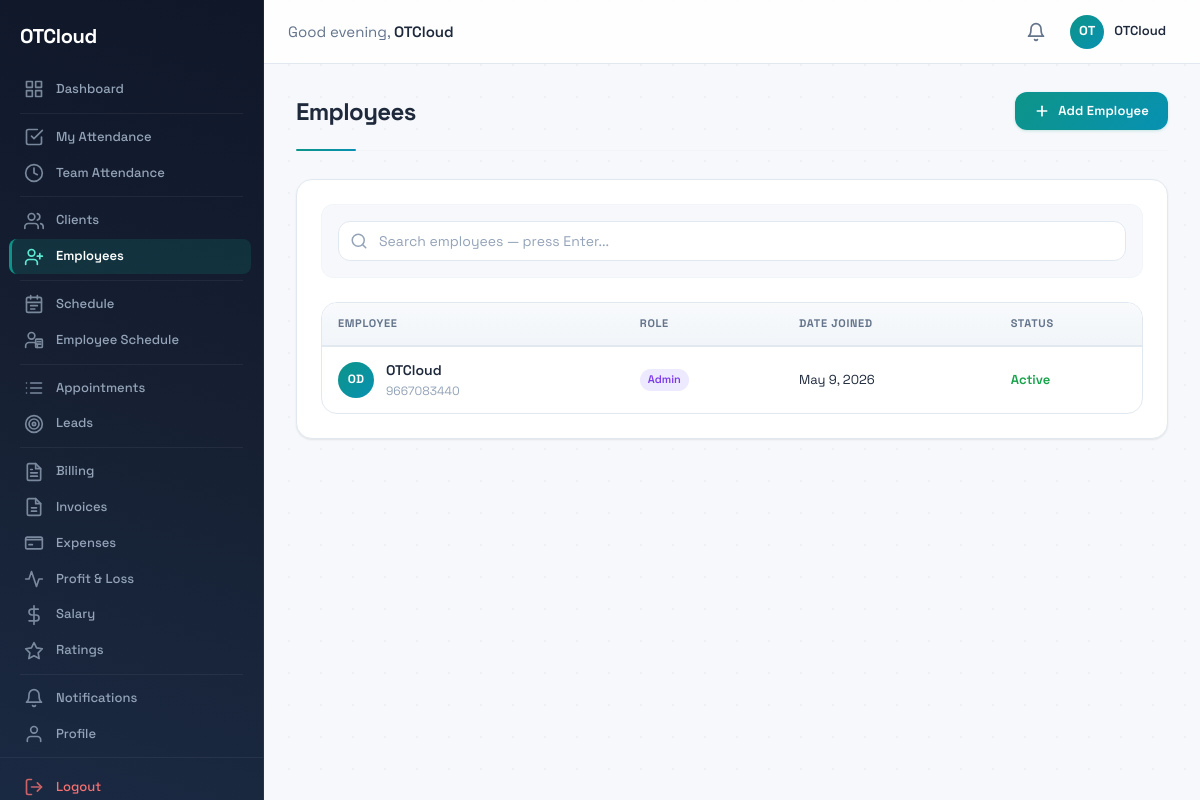
/accounts/employees/ (signed in), run on the app's committed database.
### accounts/models.py (models this page shows, shortened)
class User(AbstractBaseUser, PermissionsMixin):
    class Role(models.TextChoices):
        ADMIN = 'admin', 'Admin'
        STAFF = 'staff', 'Staff'
        CLIENT = 'client', 'Client'
    mobile_number = models.CharField(max_length=15, unique=True)
    first_name = models.CharField(max_length=50, blank=True)
    last_name = models.CharField(max_length=50, blank=True)
    email = models.EmailField(blank=True)
    role = models.CharField(max_length=10, choices=Role.choices, default=Role.STAFF)
    is_verified = models.BooleanField(default=False)
    is_active = models.BooleanField(default=True)
    is_staff = models.BooleanField(default=False)
    date_joined = models.DateTimeField(auto_now_add=True)
    profile_image = models.ImageField(upload_to='profiles/', blank=True, null=True)
    objects = UserManager()
    USERNAME_FIELD = 'mobile_number'
    REQUIRED_FIELDS = []
    class Meta:
        ordering = ['-date_joined']
    def get_full_name(self):
        return f"{self.first_name} {self.last_name}".strip()

### accounts/views.py (the view)
# urls.py: path('employees/', views.employee_list_view, name='employee_list'),
@login_required
@staff_required
def employee_list_view(request):
    queryset = User.objects.filter(role__in=[User.Role.STAFF, User.Role.ADMIN])
    search = request.GET.get('q', '').strip()
    if search:
        queryset = queryset.filter(
            Q(first_name__icontains=search)
            | Q(last_name__icontains=search)
            | Q(mobile_number__icontains=search)
        )
    return render(request, 'accounts/employee_list.html', {
        'employees': queryset,
        'search': search,
    })

### core/models.py (called while the page is built)
    def get_queryset(self):
        return super().get_queryset().filter(is_deleted=False)

### notifications/context_processors.py (called while the page is built)
def unread_notifications_count(request):
    if request.user.is_authenticated:
        return {
            'unread_notifications_count': NotificationService.get_unread_count(request.user),
        }
    return {'unread_notifications_count': 0}

### notifications/services.py (called while the page is built)
    @staticmethod
    def get_unread_count(user):
        return (
            Notification.active_objects
            .filter(user=user, is_read=False)
            .count()
        )

### accounts/templates/accounts/employee_list.html (shortened to what this page needs)
{% extends "base.html" %}
{% block content %}
<div class="page-header">
  <div class="page-header-left">
    <h1 class="page-title">Employees</h1>
  </div>
  <a href="{% url 'accounts:employee_create' %}" class="btn btn-primary">
    <svg width="16" height="16" viewBox="0 0 24 24" fill="none" stroke="currentColor" stroke-width="2.5" stroke-linecap="round" stroke-linejoin="round"><line x1="12" y1="5" x2="12" y2="19"/><line x1="5" y1="12" x2="19" y2="12"/></svg>
    Add Employee
  </a>
</div>
<div class="card">
  <div class="card-body">
    <form method="get" action="" class="list-toolbar">
      <div class="search-box">
        <input type="text" name="q" value="{{ search }}" placeholder="Search employees — press Enter..." class="form-input search-input">
      </div>
    </form>
    {% if employees %}
    <div class="table-responsive desktop-table">
      <table>
        <thead>
          <tr>
            <th>Employee</th>
            <th>Role</th>
            <th>Date Joined</th>
            <th>Status</th>
          </tr>
        </thead>
        <tbody>
          {% for emp in employees %}
          <tr>
            <td>
              <div class="emp-name-cell">
                <div class="emp-avatar">
                  {% with name=emp.get_full_name %}
                    {% if name %}{{ name|make_list|first|upper }}{{ name|make_list|last|upper }}{% else %}OT{% endif %}
                  {% endwith %}
                </div>
                <div class="emp-info">
                  <a href="{% url 'accounts:employee_detail' pk=emp.pk %}" class="emp-info-name link-primary">
                    {{ emp.get_full_name|default:"Unnamed" }}
                  </a>
                  <span class="emp-info-mobile">{{ emp.mobile_number }}</span>
                </div>
              </div>
            </td>
            <td><span class="badge-role badge-{{ emp.role }}">{{ emp.get_role_display }}</span></td>
            <td>{{ emp.date_joined|date:"M j, Y" }}</td>
            <td>
              {% if emp.is_active %}
                <span class="badge-active">Active</span>
              {% else %}
                <span class="badge-inactive">Inactive</span>
              {% endif %}
            </td>
          </tr>
          {% endfor %}
        </tbody>
      </table>
    </div>
    {% endif %}
  </div>
</div>
{% endblock %}

### templates/base.html (shortened to what this page needs)
{% load static %}
<!DOCTYPE html>
<html lang="en">
<head>
  <link rel="stylesheet" href="{% static 'css/style.css' %}">
</head>
<body>
{% if user.is_authenticated %}
  <nav class="sidebar" id="sidebar">
    <div class="sidebar-header">
      <a href="/" class="sidebar-brand">
        <span class="sidebar-logo-text">OTCloud</span>
      </a>
    </div>
    <ul class="sidebar-nav">
      <li class="sidebar-item">
        <a href="/" class="sidebar-link {% if request.path == '/' %}active{% endif %}">
          Dashboard
        </a>
      </li>
      {% if request.user.role == 'admin' or request.user.role == 'staff' %}
      <li class="sidebar-divider"></li>
      <li class="sidebar-item">
        <a href="{% url 'attendance:my_attendance' %}" class="sidebar-link {% if '/attendance/me' in request.path %}active{% endif %}">
          <svg class="sidebar-icon" width="20" height="20" viewBox="0 0 24 24" fill="none" stroke="currentColor" stroke-width="2" stroke-linecap="round" stroke-linejoin="round">
            <polyline points="9 11 12 14 22 4"/>
            <path d="M21 12v7a2 2 0 0 1-2 2H5a2 2 0 0 1-2-2V5a2 2 0 0 1 2-2h11"/>
          </svg>
          My Attendance
        </a>
      </li>
      <li class="sidebar-item">
        <a href="{% url 'attendance:dashboard' %}" class="sidebar-link {% if '/attendance/' in request.path and '/attendance/me' not in request.path %}active{% endif %}">
          <svg class="sidebar-icon" width="20" height="20" viewBox="0 0 24 24" fill="none" stroke="currentColor" stroke-width="2" stroke-linecap="round" stroke-linejoin="round">
            <circle cx="12" cy="12" r="10"/><polyline points="12 6 12 12 16 14"/>
          </svg>
          Team Attendance
        </a>
      </li>
      <li class="sidebar-divider"></li>
      <li class="sidebar-item">
        <a href="{% url 'clients:client_list' %}" class="sidebar-link {% if '/clients/' in request.path %}active{% endif %}">
          Clients
        </a>
      </li>
      <li class="sidebar-item">
        <a href="{% url 'accounts:employee_list' %}" class="sidebar-link {% if '/employees/' in request.path %}active{% endif %}">
          Employees
        </a>
      </li>
      <li class="sidebar-divider"></li>
      <li class="sidebar-item">
        <a href="{% url 'daily_schedule' %}" class="sidebar-link {% if request.resolver_match.url_name == 'daily_schedule' %}active{% endif %}">
          Schedule
        </a>
      </li>
      <li class="sidebar-item">
        <a href="{% url 'employee_schedule' %}" class="sidebar-link {% if request.resolver_match.url_name == 'employee_schedule' %}active{% endif %}">
          Employee Schedule
        </a>
      </li>
      <li class="sidebar-divider"></li>
      <li class="sidebar-item">
        <a href="{% url 'appointments:appointment_list' %}" class="sidebar-link ">
          Appointments
        </a>
      </li>
      <li class="sidebar-item">
        <a href="{% url 'lms:lead_list' %}" class="sidebar-link {% if '/lms/' in request.path %}active{% endif %}">
          <svg class="sidebar-icon" width="20" height="20" viewBox="0 0 24 24" fill="none" stroke="currentColor" stroke-width="2" stroke-linecap="round" stroke-linejoin="round">
            <circle cx="12" cy="12" r="10"/>
            <circle cx="12" cy="12" r="6"/>
            <circle cx="12" cy="12" r="2"/>
          </svg>
          Leads
        </a>
      </li>
      <li class="sidebar-divider"></li>
      {% if request.user.role == 'admin' %}
      <li class="sidebar-item">
        <a href="{% url 'billing:monthly_view' %}" class="sidebar-link ">
          Billing
        </a>
      </li>
      <li class="sidebar-item">
        <a href="{% url 'billing:invoice_list' %}" class="sidebar-link {% if '/billing/invoices' in request.path %}active{% endif %}">
          Invoices
        </a>
      </li>
      <li class="sidebar-item">
        <a href="{% url 'billing:expense_view' %}" class="sidebar-link {% if '/billing/expenses' in request.path %}active{% endif %}">
          <svg class="sidebar-icon" width="20" height="20" viewBox="0 0 24 24" fill="none" stroke="currentColor" stroke-width="2" stroke-linecap="round" stroke-linejoin="round">
            <path d="M2 8h20"/><rect x="2" y="5" width="20" height="14" rx="2" ry="2"/>
            <line x1="6" y1="14" x2="10" y2="14"/>
          </svg>
          Expenses
        </a>
      </li>
      <li class="sidebar-item">
        <a href="{% url 'billing:pnl_view' %}" class="sidebar-link {% if '/billing/pnl' in request.path %}active{% endif %}">
          <svg class="sidebar-icon" width="20" height="20" viewBox="0 0 24 24" fill="none" stroke="currentColor" stroke-width="2" stroke-linecap="round" stroke-linejoin="round">
            <polyline points="22 12 18 12 15 21 9 3 6 12 2 12"/>
          </svg>
          Profit &amp; Loss
        </a>
      </li>
      <li class="sidebar-item">
        <a href="{% url 'salary:salary_list' %}" class="sidebar-link {% if '/salary/' in request.path and '/salary/ratings' not in request.path %}active{% endif %}">
          <svg class="sidebar-icon" width="20" height="20" viewBox="0 0 24 24" fill="none" stroke="currentColor" stroke-width="2" stroke-linecap="round" stroke-linejoin="round">
            <line x1="12" y1="1" x2="12" y2="23"/>
            <path d="M17 5H9.5a3.5 3.5 0 0 0 0 7h5a3.5 3.5 0 0 1 0 7H6"/>
          </svg>
          Salary
        </a>
      </li>
      <li class="sidebar-item">
        <a href="{% url 'salary:ratings_list' %}" class="sidebar-link {% if '/salary/ratings' in request.path %}active{% endif %}">
          <svg class="sidebar-icon" width="20" height="20" viewBox="0 0 24 24" fill="none" stroke="currentColor" stroke-width="2" stroke-linecap="round" stroke-linejoin="round">
            <polygon points="12 2 15.09 8.26 22 9.27 17 14.14 18.18 21.02 12 17.77 5.82 21.02 7 14.14 2 9.27 8.91 8.26 12 2"/>
          </svg>
          Ratings
        </a>
      </li>
      {% endif %}
      {% endif %}
      <li class="sidebar-divider"></li>
      <li class="sidebar-item">
        <a href="{% url 'notifications:list' %}" class="sidebar-link {% if '/notifications/' in request.path %}active{% endif %}">
          <svg class="sidebar-icon" width="20" height="20" viewBox="0 0 24 24" fill="none" stroke="currentColor" stroke-width="2" stroke-linecap="round" stroke-linejoin="round">
            <path d="M18 8A6 6 0 0 0 6 8c0 7-3 9-3 9h18s-3-2-3-9"/>
            <path d="M13.73 21a2 2 0 0 1-3.46 0"/>
          </svg>
          Notifications
        </a>
      </li>
      <li class="sidebar-item">
        <a href="{% url 'accounts:profile' %}" class="sidebar-link {% if '/accounts/profile/' in request.path %}active{% endif %}">
          <svg class="sidebar-icon" width="20" height="20" viewBox="0 0 24 24" fill="none" stroke="currentColor" stroke-width="2" stroke-linecap="round" stroke-linejoin="round">
            <path d="M20 21v-2a4 4 0 0 0-4-4H8a4 4 0 0 0-4 4v2"/>
            <circle cx="12" cy="7" r="4"/>
          </svg>
          Profile
        </a>
      </li>
    </ul>
    <ul class="sidebar-nav-bottom">
      <li class="sidebar-item">
        <a href="{% url 'accounts:logout' %}" class="sidebar-link sidebar-link--logout">
          <svg class="sidebar-icon" width="20" height="20" viewBox="0 0 24 24" fill="none" stroke="currentColor" stroke-width="2" stroke-linecap="round" stroke-linejoin="round">
            <path d="M9 21H5a2 2 0 0 1-2-2V5a2 2 0 0 1 2-2h4"/>
            <polyline points="16 17 21 12 16 7"/>
            <line x1="21" y1="12" x2="9" y2="12"/>
          </svg>
          Logout
        </a>
      </li>
    </ul>
  </nav>
  <header class="topbar">
    <div class="topbar-left">
      <span class="topbar-greeting">
        Good <span id="timeGreeting">morning</span>, <strong>{{ request.user.first_name|default:request.user.mobile_number }}</strong>
      </span>
    </div>
    <div class="topbar-right">
      <a href="{% url 'notifications:list' %}" class="topbar-notifications" title="Notifications">
        <svg width="20" height="20" viewBox="0 0 24 24" fill="none" stroke="currentColor" stroke-width="2" stroke-linecap="round" stroke-linejoin="round">
          <path d="M18 8A6 6 0 0 0 6 8c0 7-3 9-3 9h18s-3-2-3-9"/>
          <path d="M13.73 21a2 2 0 0 1-3.46 0"/>
        </svg>
      </a>
      <a href="{% url 'accounts:profile' %}" class="topbar-user-area">
        <div class="topbar-avatar">
          {% if request.user.profile_image %}
            <img src="{{ request.user.profile_image.url }}" alt="Profile" class="avatar-img">
          {% else %}
            OT
          {% endif %}
        </div>
        <span class="topbar-user-name">{{ request.user.get_full_name|default:request.user.mobile_number }}</span>
      </a>
    </div>
  </header>
{% endif %}
<main class="main-content {% if not user.is_authenticated %}main-content--full{% endif %}">
  {% block content %}{% endblock %}
</main>
</body>
</html>

### accounts/templates/accounts/employee_list.html (style rules this page uses)
.list-toolbar { display: flex; flex-wrap: wrap; gap: 0.75rem; align-items: flex-end; margin-bottom: 1.5rem; padding: 1rem; background: var(--bg, #f8fafc); border-radius: var(--radius-lg, 12px); border: 1px solid var(--border-light, #f1f5f9); }
.search-box { position: relative; flex: 1; min-width: 200px; }
.search-box .search-input { padding-left: 2.5rem; }
.link-primary { font-weight: 600; color: var(--primary, #0d9488); text-decoration: none; transition: all 0.15s; }
.emp-name-cell { display: flex; align-items: center; gap: 0.75rem; }
.emp-avatar { width: 36px; height: 36px; border-radius: var(--radius-full, 100px); background: var(--primary-gradient, linear-gradient(135deg, #0d9488, #0891b2)); color: white; display: flex; align-items: center; justify-content: center; font-size: 0.75rem; font-weight: 700; flex-shrink: 0; letter-spacing: 0.02em; }
.emp-info { display: flex; flex-direction: column; gap: 0.0625rem; }
.emp-info-name { font-weight: 600; font-size: 0.875rem; color: var(--text, #1e293b); text-decoration: none; }
.emp-info-mobile { font-size: 0.75rem; color: var(--text-muted, #94a3b8); }
.badge-role { display: inline-block; padding: 0.125rem 0.5rem; border-radius: 9999px; font-size: 0.6875rem; font-weight: 600; text-transform: capitalize; }
.badge-admin { background: #ede9fe; color: #7c3aed; }
.badge-active { color: #16a34a; font-weight: 600; font-size: 0.8125rem; }

### data on the page
User: user.first_name "OTCloud", user.get_full_name "OTCloud", get_full_name|make_list "O", get_full_name|make_list "D", get_full_name "OTCloud", mobile_number "9667083440", role "Admin", date_joined "May 9, 2026", is_active "Active"
